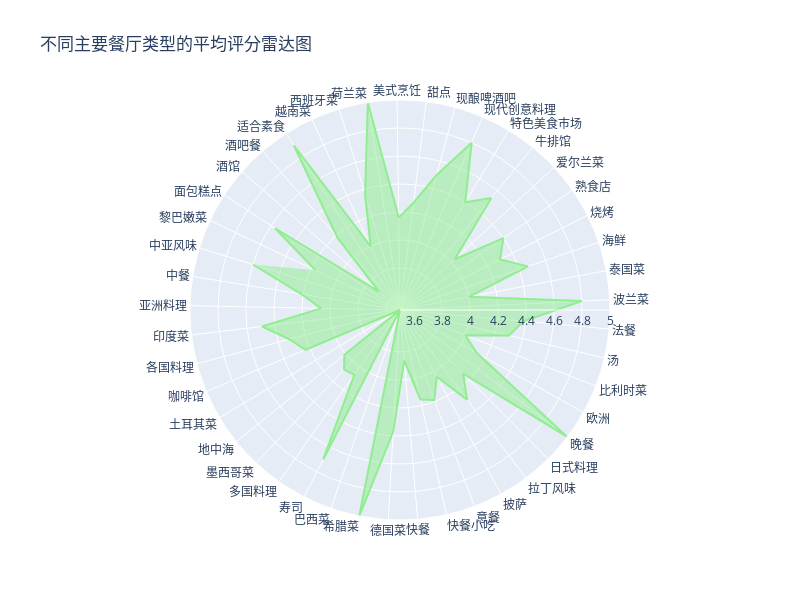

This figure's notebook cell:
### Code cell
# 3. 不同主要餐厅类型的平均评分雷达图
avg_rating_by_main_type = df.groupby('主要餐厅类型')['餐厅评分'].mean().reset_index()
fig3 = go.Figure(data=go.Scatterpolar(
    r=avg_rating_by_main_type['餐厅评分'],
    theta=avg_rating_by_main_type['主要餐厅类型'],
    fill='toself',
    marker_color='lightgreen'
))
fig3.update_layout(
    polar=dict(
        radialaxis=dict(range=[3.5, 5])
    ),
    title='不同主要餐厅类型的平均评分雷达图',
    width=800,
    height=600
)
fig3.write_html('restaurant_plots/3_type_radar_chart.html')
fig3.show()

### Figure 1 — Plotly figure (JSON) as saved in the notebook; plotly's stock layout.template omitted (floating-point values rounded to 4 significant figures)
{"data": [{"fill": "toself", "marker": {"color": "lightgreen"}, "r": [4.6, 4.214, 4.064, 4.493, 4.317, 4.233, 1.3, 4.01, 4.083, 4.067, 4.7, 3.2, 5, 4.371, 3.862, 4.155, 4.188, 4.044, 4.3, 4.14, 5, 4.127, 4, 4.3, 4.385, 4.8, 4, 4.467, 4.3, 4.4, 4.033, 4.532, 4.4, 4.8, 4.5, 4.272, 4.16, 5, 4.362, 4, 4.9, 4.185, 3.7, 4.567, 4.167], "theta": ["中亚风味", "中餐", "亚洲料理", "印度菜", "各国料理", "咖啡馆", "土耳其菜", "地中海", "墨西哥菜", "多国料理", "寿司", "巴西菜", "希腊菜", "德国菜", "快餐", "快餐小吃", "意餐", "披萨", "拉丁风味", "日式料理", "晚餐", "欧洲", "比利时菜", "汤", "法餐", "波兰菜", "泰国菜", "海鲜", "烧烤", "熟食店", "爱尔兰菜", "牛排馆", "特色美食市场", "现代创意料理", "现酿啤酒吧", "甜点", "美式烹饪", "荷兰菜", "西班牙菜", "越南菜", "适合素食", "酒吧餐", "酒馆", "面包糕点", "黎巴嫩菜"], "type": "scatterpolar"}], "layout": {"height": 600, "polar": {"angularaxis": {"rotation": 162.8, "type": "category"}, "radialaxis": {"autorange": false, "range": [3.5, 5], "type": "linear"}}, "title": {"text": "不同主要餐厅类型的平均评分雷达图"}, "width": 800}}
